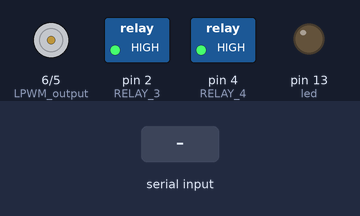
This sketch was run on a simulated Arduino Uno, built with avr-gcc and run on an emulated ATmega328P. On the bench: motor-driver pin pairs drawn as motors (green arrow = first pin HIGH = forward, orange = second pin HIGH = backward, longer = more drive), switched loads named in the sketch (green lamp = pin HIGH), output pins drawn as LEDs (lit = HIGH). The inputs (shaded band) are chosen by the test bench.

Above: at 1.3 s.
1.4 s: "X" received over the second serial link
At 2.1 s:
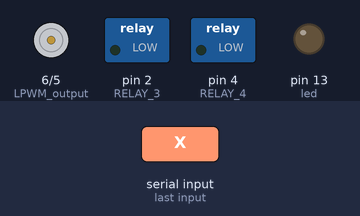
2.9 s: "F" received over the second serial link
At 3.6 s:
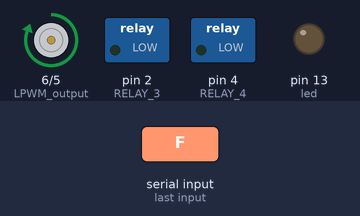
4.4 s: "Y" received over the second serial link
At 5.6 s:
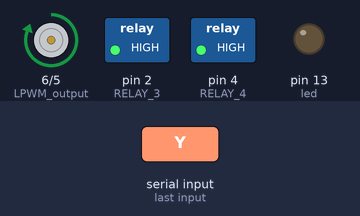
Timing chart, 0 to 11.4 s (numbered marks = the images above; inputs shaded):
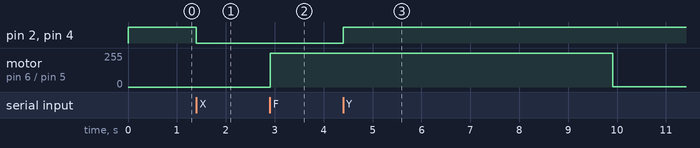

Measured:
- after the input at 1.4 s, pin 2 (RELAY_3), pin 4 (RELAY_4): HIGH → LOW at once
- after the input at 2.9 s, motor on pin 6 (LPWM_output) / pin 5 (RPWM_output): stopped → forward 255/255 at once
- after the input at 4.4 s, pin 2 (RELAY_3), pin 4 (RELAY_4): LOW → HIGH at once; motor on pin 6 (LPWM_output) / pin 5 (RPWM_output): forward 255/255 → forward 1/255 after 5.5 s

The sketch:

Bluetooth_motor_controller.ino
```cpp
#include <SoftwareSerial.h>
SoftwareSerial bluetoothSerial(8, 9); // Tx, Rx

int RELAY_3 = 2;
int RELAY_4 = 4;
int RPWM_output = 5;
int LPWM_output = 6;
int led = 13 ;
int duration = 7000;
unsigned long time_start = 0;
int voltage = 0;
unsigned long elapsed = 0;
unsigned long powerOnMillis = 0;
int powerOnDuation = 30000;  // power off after 30 sec
char dirn = 'A';
char c = ' ';

void setup() {
//  Serial.begin(115200);
  pinMode(RELAY_3, OUTPUT);
  pinMode(RELAY_4, OUTPUT);
  pinMode(RPWM_output, OUTPUT);
  pinMode(LPWM_output, OUTPUT);
  pinMode(led, OUTPUT);
  digitalWrite(13, LOW);
  digitalWrite(RELAY_3, HIGH);  // OFF
  digitalWrite(RELAY_4, HIGH);  // OFF
  bluetoothSerial.begin(9600);
  delay(100);
}

void loop(){
  if (bluetoothSerial.available()>0){
    c = bluetoothSerial.read();
//    Serial.write(c);
  }
  if (c == 'X'){
    PowerOn();
    }
  if (c == 'Y'){
    PowerOff();
    }

  if (c == 'F' && dirn != 'F' && dirn != 'R'){
    initVars( c );
    analogWrite (RPWM_output, 0);
    }
  if (c == 'R' && dirn != 'R' && dirn != 'F'){
    initVars( c );
    analogWrite (LPWM_output, 0);
  }

  elapsed = millis() - time_start;

  if (dirn == 'F'){     // Forward Direction
    startMotor (LPWM_output);
  }

  if (dirn == 'R' ){    // Reverse direction ..
    startMotor (RPWM_output);
  }

  if ((unsigned long)( millis() - powerOnMillis) >= powerOnDuation ) { // Turn off after n sec.
      PowerOff();
   }
}

void PowerOn(){
  digitalWrite(RELAY_3, LOW);
  digitalWrite(RELAY_4, LOW);
  powerOnMillis = millis();
}

void PowerOff(){
  digitalWrite(RELAY_3, HIGH);
  digitalWrite(RELAY_4, HIGH);
}
void initVars(char x){
  time_start = millis();
  voltage = 0;
  dirn = x;
}

void startMotor(int PWM_dirn){
  if (elapsed < duration){
    analogWrite (PWM_dirn, voltage);
    voltage += 1;
    if ( voltage > 254 ){
      voltage = 255;
    }
  }
  if (elapsed >= duration){
    analogWrite (PWM_dirn, voltage);
    voltage -= 1;
    if ( voltage <= 0){
      voltage = 0;
      dirn = 'A'; // Flag STOP#
    }
  }
}
```
